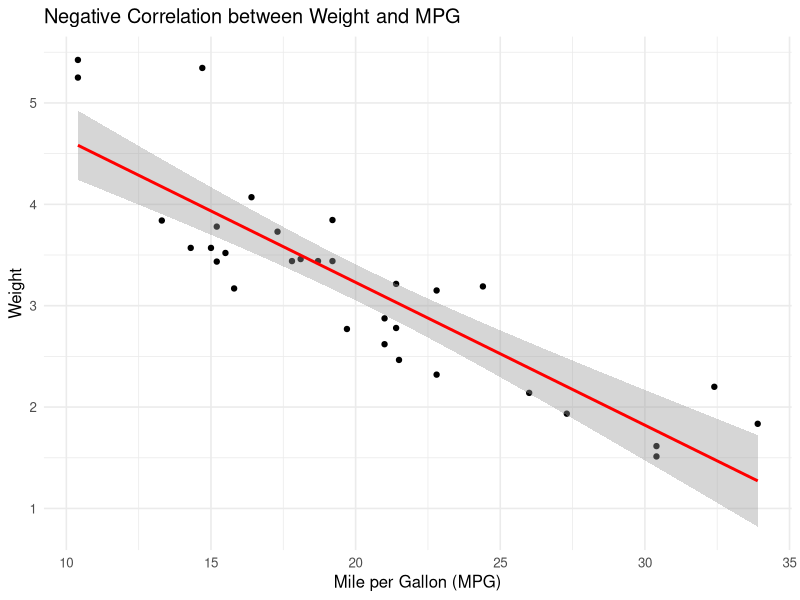

This figure's R source:
## ---- chunk 1
#| label: setup
#| include: false
library(ggplot2)
ggplot2::theme_set(ggplot2::theme_minimal(base_size = 12))
## ---- chunk 2
factorial(5)
## ---- chunk 3
#| echo: false
sprintf("10! = %i", factorial(10))
## ---- chunk 4
knitr::include_graphics("https://quarto.org/quarto.png")
## ---- chunk 5
#| label: fig-cars
#| fig-cap: "A scatter plot of weight and MPG from the `mtcars` dataset"
#| echo: false
mtcars |> 
  ggplot2::ggplot(ggplot2::aes(x = mpg, y = wt)) +
  ggplot2::geom_point() +
  ggplot2::geom_smooth(method = "lm", formula = y ~ x, colour = "red") +
  ggplot2::labs(
    title = "Negative Correlation between Weight and MPG",
    y = "Weight",
    x = "Mile per Gallon (MPG)"
  )
